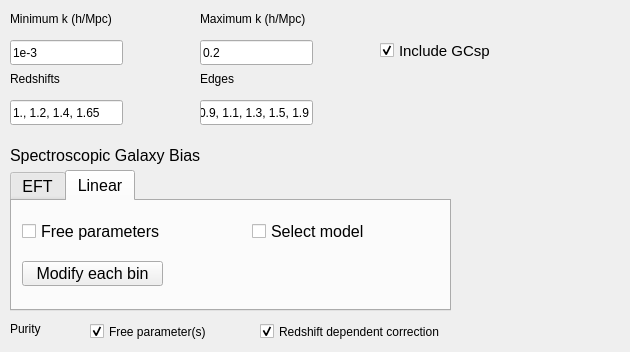
      <widget class="QWidget" name="tab_11">
       <attribute name="title">
        <string>GCsp</string>
       </attribute>
       <widget class="QLineEdit" name="GCsp_k_min">
        <property name="geometry">
         <rect>
          <x>10</x>
          <y>40</y>
          <width>113</width>
          <height>25</height>
         </rect>
        </property>
        <property name="text">
         <string>1e-3</string>
        </property>
       </widget>
       <widget class="QLabel" name="label_12">
        <property name="geometry">
         <rect>
          <x>10</x>
          <y>70</y>
          <width>161</width>
          <height>17</height>
         </rect>
        </property>
        <property name="text">
         <string>Redshifts</string>
        </property>
       </widget>
       <widget class="QCheckBox" name="GCsp_purity_z_correction_include">
        <property name="geometry">
         <rect>
          <x>260</x>
          <y>320</y>
          <width>281</width>
          <height>23</height>
         </rect>
        </property>
        <property name="text">
         <string>Redshift dependent correction</string>
        </property>
        <property name="checked">
         <bool>true</bool>
        </property>
       </widget>
       <widget class="QLineEdit" name="GCsp_redshifts">
        <property name="geometry">
         <rect>
          <x>10</x>
          <y>100</y>
          <width>113</width>
          <height>25</height>
         </rect>
        </property>
        <property name="text">
         <string>1., 1.2, 1.4, 1.65</string>
        </property>
       </widget>
       <widget class="QCheckBox" name="GCsp_purity_include">
        <property name="geometry">
         <rect>
          <x>90</x>
          <y>320</y>
          <width>161</width>
          <height>23</height>
         </rect>
        </property>
        <property name="text">
         <string>Free parameter(s)</string>
        </property>
        <property name="checked">
         <bool>true</bool>
        </property>
       </widget>
       <widget class="QLabel" name="label_27">
        <property name="geometry">
         <rect>
          <x>10</x>
          <y>140</y>
          <width>291</width>
          <height>31</height>
         </rect>
        </property>
        <property name="font">
         <font>
          <pointsize>12</pointsize>
         </font>
        </property>
        <property name="text">
         <string>Spectroscopic Galaxy Bias</string>
        </property>
       </widget>
       <widget class="QLabel" name="label_26">
        <property name="geometry">
         <rect>
          <x>10</x>
          <y>320</y>
          <width>61</width>
          <height>17</height>
         </rect>
        </property>
        <property name="text">
         <string>Purity</string>
        </property>
       </widget>
       <widget class="QLabel" name="label_11">
        <property name="geometry">
         <rect>
          <x>200</x>
          <y>10</y>
          <width>161</width>
          <height>17</height>
         </rect>
        </property>
        <property name="text">
         <string>Maximum k (h/Mpc)</string>
        </property>
       </widget>
       <widget class="QCheckBox" name="GCsp_include">
        <property name="geometry">
         <rect>
          <x>380</x>
          <y>30</y>
          <width>241</width>
          <height>41</height>
         </rect>
        </property>
        <property name="font">
         <font>
          <pointsize>11</pointsize>
         </font>
        </property>
        <property name="text">
         <string>Include GCsp</string>
        </property>
        <property name="checked">
         <bool>true</bool>
        </property>
       </widget>
       <widget class="QLabel" name="label_10">
        <property name="geometry">
         <rect>
          <x>10</x>
          <y>10</y>
          <width>161</width>
          <height>17</height>
         </rect>
        </property>
        <property name="text">
         <string>Minimum k (h/Mpc)</string>
        </property>
       </widget>
       <widget class="QLineEdit" name="GCsp_k_max">
        <property name="geometry">
         <rect>
          <x>200</x>
          <y>40</y>
          <width>113</width>
          <height>25</height>
         </rect>
        </property>
        <property name="text">
         <string>0.2</string>
        </property>
       </widget>
       <widget class="QTabWidget" name="tabWidget_2">
        <property name="geometry">
         <rect>
          <x>10</x>
          <y>170</y>
          <width>441</width>
          <height>141</height>
         </rect>
        </property>
        <property name="font">
         <font>
          <pointsize>12</pointsize>
          <stylestrategy>PreferDefault</stylestrategy>
         </font>
        </property>
        <property name="currentIndex">
         <number>1</number>
        </property>
        <widget class="QWidget" name="tab_4">
         <attribute name="title">
          <string>EFT</string>
         </attribute>
         <widget class="QCheckBox" name="GCsp_EFT_model_select">
          <property name="geometry">
           <rect>
            <x>10</x>
            <y>10</y>
            <width>171</width>
            <height>41</height>
           </rect>
          </property>
          <property name="font">
           <font>
            <pointsize>12</pointsize>
            <stylestrategy>PreferDefault</stylestrategy>
           </font>
          </property>
          <property name="text">
           <string>Select model</string>
          </property>
          <property name="checked">
           <bool>true</bool>
          </property>
         </widget>
        </widget>
        <widget class="QWidget" name="tab_5">
         <attribute name="title">
          <string>Linear</string>
         </attribute>
         <widget class="QCheckBox" name="GCsp_linear_model_include">
          <property name="geometry">
           <rect>
            <x>10</x>
            <y>10</y>
            <width>171</width>
            <height>41</height>
           </rect>
          </property>
          <property name="font">
           <font>
            <pointsize>12</pointsize>
            <stylestrategy>PreferDefault</stylestrategy>
           </font>
          </property>
          <property name="text">
           <string>Free parameters</string>
          </property>
         </widget>
         <widget class="QCheckBox" name="GCsp_linear_model_select">
          <property name="geometry">
           <rect>
            <x>240</x>
            <y>10</y>
            <width>171</width>
            <height>41</height>
           </rect>
          </property>
          <property name="font">
           <font>
            <pointsize>12</pointsize>
            <stylestrategy>PreferDefault</stylestrategy>
           </font>
          </property>
          <property name="text">
           <string>Select model</string>
          </property>
         </widget>
         <widget class="QPushButton" name="ini_save_button_4">
          <property name="geometry">
           <rect>
            <x>10</x>
            <y>60</y>
            <width>141</width>
            <height>25</height>
           </rect>
          </property>
          <property name="text">
           <string>Modify each bin</string>
          </property>
         </widget>
        </widget>
       </widget>
       <widget class="QLineEdit" name="GCsp_edges">
        <property name="geometry">
         <rect>
          <x>200</x>
          <y>100</y>
          <width>113</width>
          <height>25</height>
         </rect>
        </property>
        <property name="text">
         <string>0.9, 1.1, 1.3, 1.5, 1.9</string>
        </property>
       </widget>
       <widget class="QLabel" name="label_16">
        <property name="geometry">
         <rect>
          <x>200</x>
          <y>70</y>
          <width>161</width>
          <height>17</height>
         </rect>
        </property>
        <property name="text">
         <string>Edges</string>
        </property>
       </widget>
      </widget>
